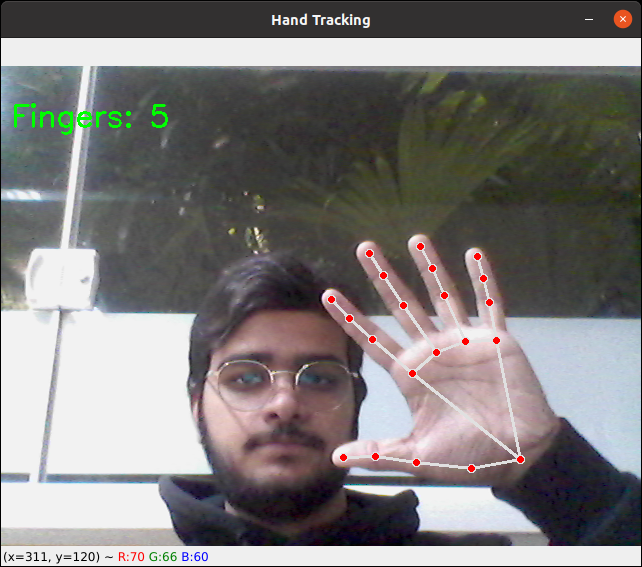
//> input picture fotos/5dedoshandtracking.png, 642 x 567 px, given in place of the camera
$ ./test   (built with g++ and OpenCV 4)
//> lines starting //> are read from the running program, lines starting //| are printed output that depends on the picture; after the words box and inside, x2 and y2 are one past the last pixel; in counts of white or black regions, pixels touching at a corner belong together
#include <opencv2/opencv.hpp>
#include <iostream>
#include <vector>

using namespace cv;
using namespace std;

int countFingers(const vector<Point>& contour, const vector<Point>& hull) {
    int count = 0;
    for (int i = 0; i < contour.size(); i++) {
        Point point = contour[i];
        if (point.y < 500) continue; // Ajuste conforme necessário para a altura da mão

        bool isFinger = true;
        for (int j = 0; j < hull.size(); j++) {
            if (point == hull[j]) continue;
            double distance = norm(point - hull[j]);
            if (distance < 25) {
                isFinger = false;
                break;
            }
        }
        if (isFinger) count++;
    }
    return count;
}

int main() {
    VideoCapture cap(0);
    if (!cap.isOpened()) {
        cout << "Erro ao abrir a câmera!" << endl;
        return -1;
    }

    Mat frame, frameGray, frameBlur, frameThreshold;
    while (true) {
        cap >> frame;
//> frame is the input picture: 567 rows x 642 cols, CV_8UC3; mean B, G, R 123.3, 123.9, 126.9
        if (frame.empty()) break;

        cvtColor(frame, frameGray, COLOR_BGR2GRAY);
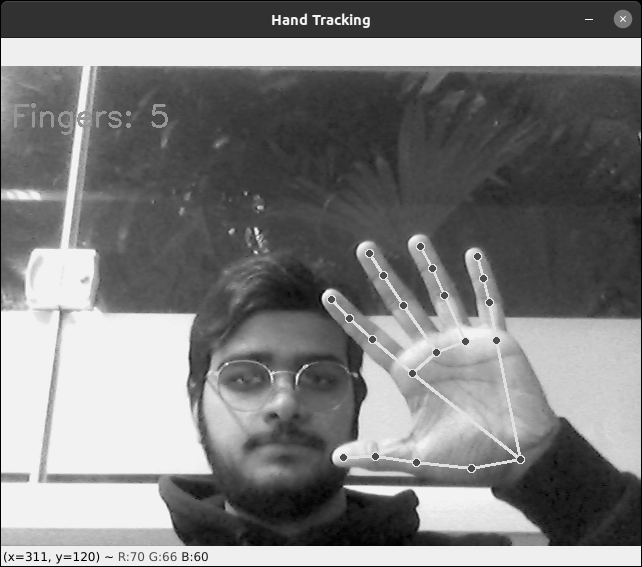
//> frameGray: 567 rows x 642 cols, CV_8UC1; min 0, max 247, mean 124.8
        GaussianBlur(frameGray, frameBlur, Size(5, 5), 0);
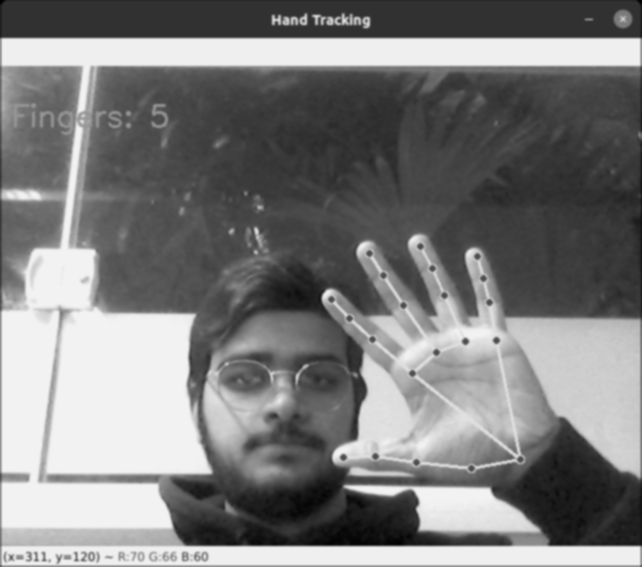
//> frameBlur: 567 rows x 642 cols, CV_8UC1; min 0, max 243, mean 125.1
        threshold(frameBlur, frameThreshold, 0, 255, THRESH_BINARY | THRESH_OTSU);
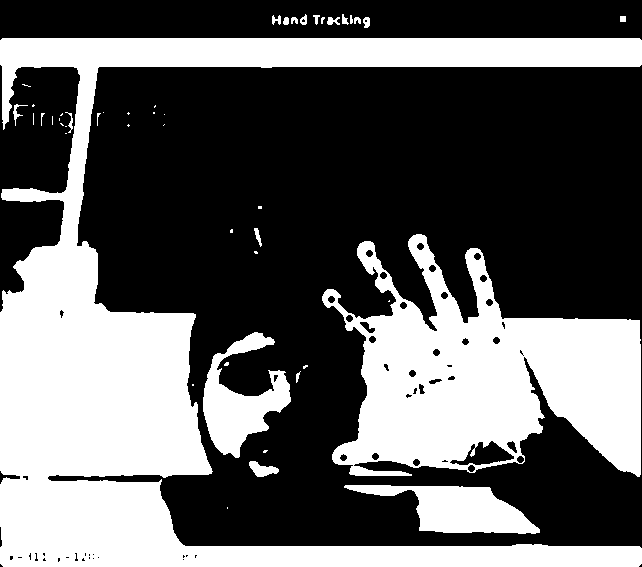
//> frameThreshold: 567 rows x 642 cols, CV_8UC1; 37.9% white; 48 white regions (26 under 20 px)

        vector<vector<Point>> contours;
        findContours(frameThreshold, contours, RETR_EXTERNAL, CHAIN_APPROX_SIMPLE);
//> contours = 48 contours, 30 with area under 20; largest, box (x1, y1, x2, y2) and area: (0, 38, 642, 567) 82939, (322, 234, 641, 477) 43006, (344, 485, 540, 534) 4820, (203, 332, 291, 458) 4696, (249, 461, 279, 477) 238

        if (contours.size() > 0) {
            vector<Point> largestContour = contours[0];
//> largestContour = 2 Points (x, y): [227, 507], [227, 508]
            double largestArea = contourArea(largestContour);
//> largestArea = 0
            for (const auto& contour : contours) {
                double area = contourArea(contour);
                if (area > largestArea) {
                    largestArea = area;
                    largestContour = contour;
                }
            }
//> this loop made 48 passes
//> (area, largestArea) on passes 2, 12, 36: (4819.5, 4819.5), (43006.5, 43006.5), (82939, 82939)
//> area on passes 3, 9, 14, 31, 34, 37: 238.5, 4695.5, 46.5, 26.5, 41, 49
//> after the loop, largestArea = 82939; largestContour = 521 Points (x, y), first 12: [2, 38], [0, 40], [0, 64], [2, 66], [2, 119], [3, 120], [3, 121], [2, 122], [3, 123], [3, 129], [4, 128], [4, 124]

            vector<Point> hull;
            convexHull(largestContour, hull);
//> hull = 8 Points (x, y): [639, 38], [641, 40], [641, 563], [638, 566], [3, 566], [0, 563], [0, 40], [2, 38]
            drawContours(frame, { largestContour }, -1, Scalar(0, 255, 0), 2);
            drawContours(frame, { hull }, -1, Scalar(255, 0, 0), 2);

            int fingers = countFingers(largestContour, hull);
//> the loop in countFingers, `for (int i = 0; i < contour.size(); i++)` made 521 passes
//> (point, isFinger) on passes 230 to 241: (Point(0, 526), true), (Point(1, 527), true), (Point(1, 539), false), (Point(2, 540), false), (Point(2, 545), false), (Point(0, 547), false), (Point(0, 563), false), (Point(3, 566), false), (Point(638, 566), false), (Point(641, 563), false), (Point(641, 548), false), (Point(639, 546), false)
//> after the loop in countFingers, `for (int i = 0; i < contour.size(); i++)`: count = 43
//> fingers = 43
            putText(frame, to_string(fingers), Point(50, 50), FONT_HERSHEY_SIMPLEX, 1, Scalar(0, 0, 255), 2);
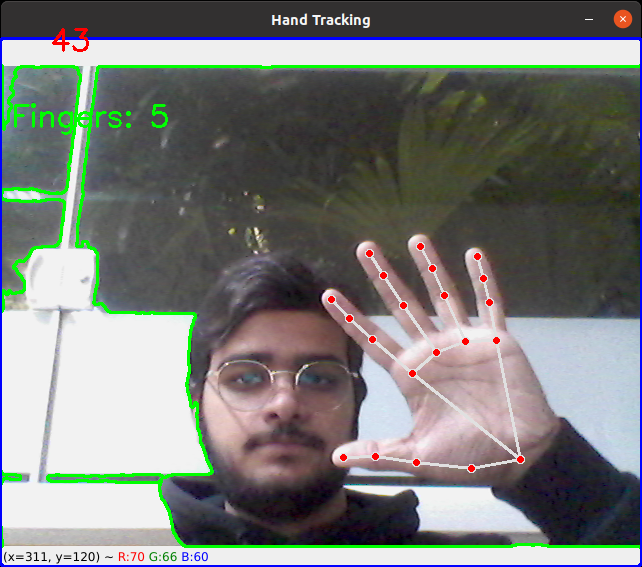
//> frame: 567 rows x 642 cols, CV_8UC3; mean B, G, R 121.5, 124.2, 121.9
        }

        imshow("Contador de Dedos", frame);
        if (waitKey(1) == 27) break; // Pressione ESC para sair
//> the Esc key is pressed
    }

    cap.release();
    destroyAllWindows();
    return 0;
}

$ run again, on fotos/5e3dedoshandtracking.png
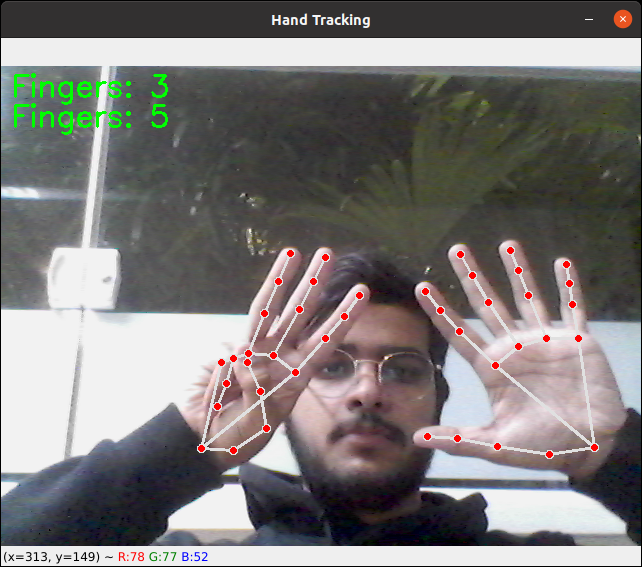
//> input picture fotos/5e3dedoshandtracking.png, 642 x 567 px, given in place of the camera
//> frame is the input picture: 567 rows x 642 cols, CV_8UC3; mean B, G, R 119.8, 121.1, 124.2
//> `threshold(frameBlur, frameThreshold, 0, 255, THRESH_BINARY | THRESH_OT..`:
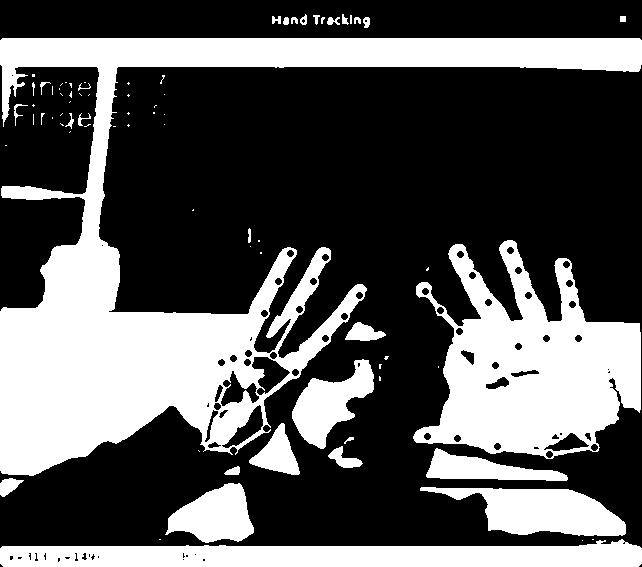
//> frameThreshold: 567 rows x 642 cols, CV_8UC1; 34.7% white; 77 white regions (47 under 20 px)
//> contours = 77 contours, 51 with area under 20; largest, box (x1, y1, x2, y2) and area: (0, 38, 642, 476) 67414, (413, 240, 641, 459) 28554, (0, 539, 642, 567) 12992, (420, 487, 626, 536) 5647, (292, 359, 374, 449) 3412
//> `vector<Point> largestContour = contours[0];`: largestContour = 1 Point (x, y): [582, 540]
//> `double largestArea = contourArea(largestContour);`: largestArea = 0
//> the loop `for (const auto& contour : contours)` made 77 passes
//> (area, largestArea) on passes 2, 23, 65: (12992.5, 12992.5), (28554.5, 28554.5), (67414.5, 67414.5)
//> after the loop `for (const auto& contour : contours)`: largestArea = 67414.5; largestContour = 1007 Points (x, y), first 12: [2, 38], [0, 40], [0, 64], [2, 66], [2, 111], [3, 112], [3, 114], [2, 115], [2, 118], [3, 119], [3, 126], [3, 122]
//> hull = 16 Points (x, y), first 12: [639, 38], [641, 40], [641, 64], [640, 68], [639, 70], [638, 71], [268, 432], [235, 454], [33, 475], [29, 475], [8, 474], [2, 473]
//> the loop in countFingers, `for (int i = 0; i < contour.size(); i++)` made 1007 passes
//> after the loop in countFingers, `for (int i = 0; i < contour.size(); i++)`: count = 0
//> `putText(frame, to_string(fingers), Point(50, 50), FONT_HERSHEY_SIMPLEX..`:
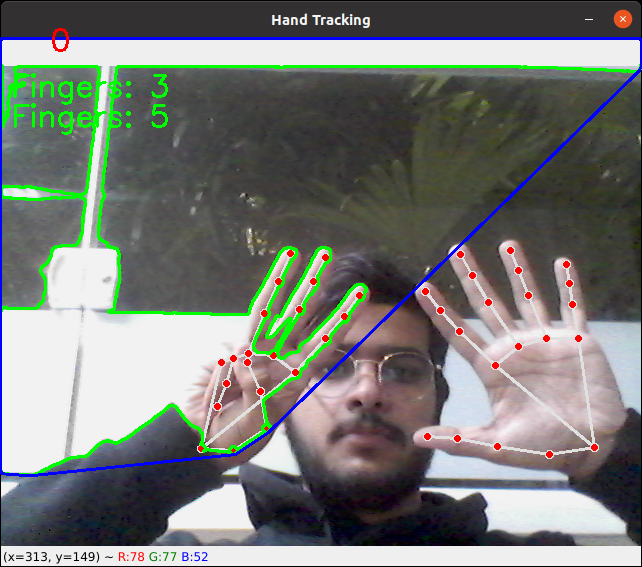
//> frame: 567 rows x 642 cols, CV_8UC3; mean B, G, R 117.8, 121.8, 118.6
